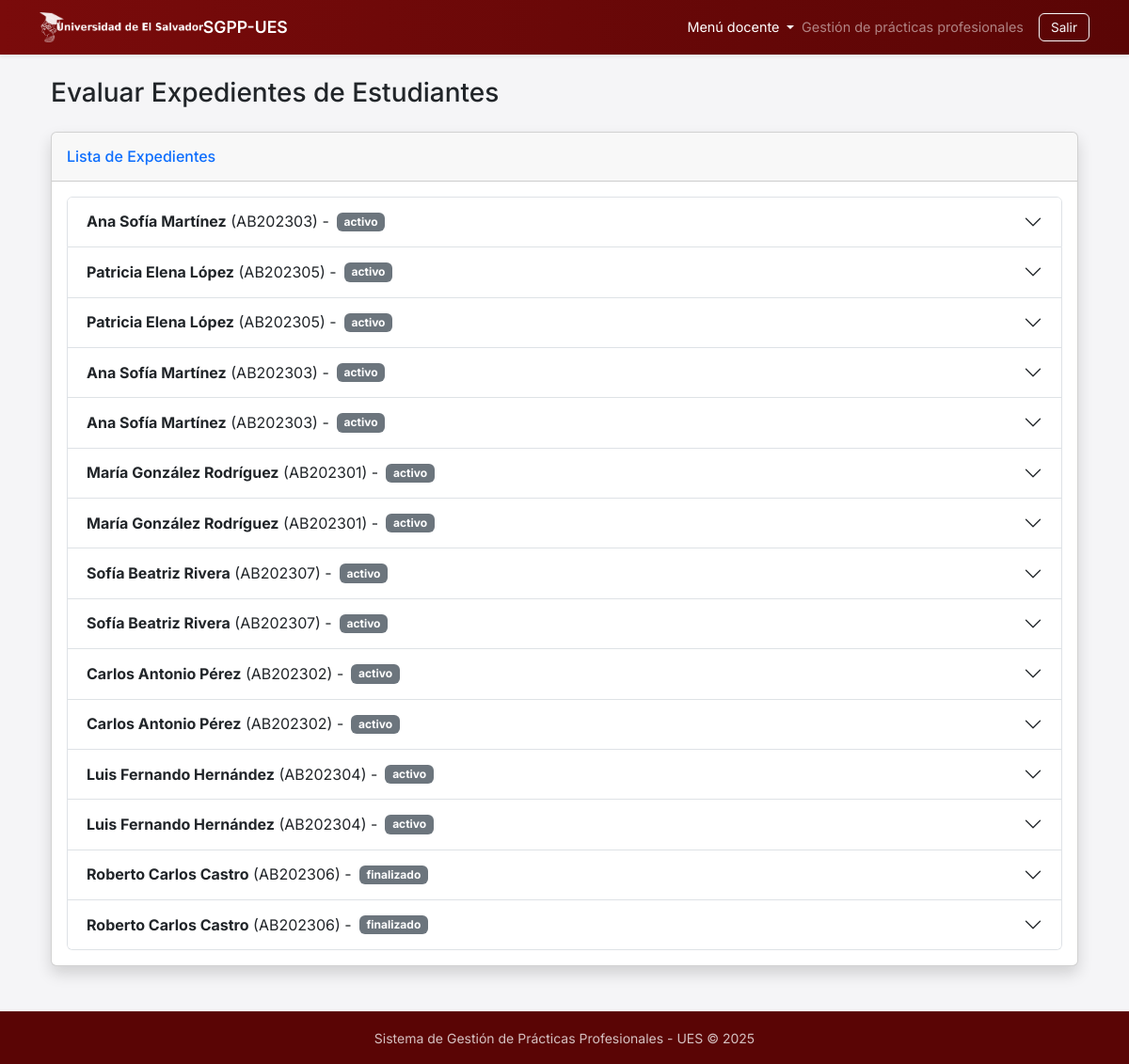
Page /public/index.php?page=evaluar (signed in) on the committed database.
### tables this page shows
CREATE TABLE `expediente` (
  `id` int(11) NOT NULL,
  `estudiante_id` int(11) NOT NULL,
  `empresa_id` int(11) DEFAULT NULL,
  `empresa_nombre` varchar(150) DEFAULT NULL,
  `empresa_direccion` varchar(255) DEFAULT NULL,
  `supervisor_externo` varchar(150) DEFAULT NULL,
  `telefono_supervisor` varchar(25) DEFAULT NULL,
  `correo_supervisor` varchar(120) DEFAULT NULL,
  `fecha_inicio` date DEFAULT NULL,
  `fecha_fin` date DEFAULT NULL,
  `estado` enum('planeado','activo','en_pausa','finalizado','cancelado') NOT NULL DEFAULT 'planeado',
  `horas_planificadas` int(11) DEFAULT NULL,
  `horas_cumplidas` int(11) DEFAULT NULL,
  `observaciones` text DEFAULT NULL,
  `creado_en` datetime NOT NULL DEFAULT current_timestamp(),
  `actualizado_en` datetime NOT NULL DEFAULT current_timestamp() ON UPDATE current_timestamp()
);

CREATE TABLE `estudiante` (
  `id` int(11) NOT NULL,
  `carnet` varchar(10) NOT NULL,
  `nombre_completo` varchar(100) NOT NULL,
  `carrera` varchar(100) NOT NULL,
  `usuario_id` int(11) NOT NULL
);

### src/controllers/EvaluacionController.php (called while the page is built, shortened)
<?php
require_once __DIR__ . '/../../config/db.php';
require_once __DIR__ . '/../models/ExpedienteModel.php';
$expedienteModel = new ExpedienteModel($pdo);
$expedientes = $expedienteModel->listar();
include __DIR__ . '/../../templates/docente/evaluar_expediente.php';

### src/models/ExpedienteModel.php (called while the page is built, shortened)
<?php
class ExpedienteModel
{
    private $pdo;
    public function __construct($pdo)
    {
        $this->pdo = $pdo;
    }
    public function listar(array $filtros = []): array
    {
        $sql = "SELECT e.*, emp.nombre AS empresa_catalogo, emp.giro, emp.contacto_principal,
                       est.nombre_completo AS estudiante_nombre, est.carnet AS estudiante_carnet, est.carrera AS estudiante_carrera
                FROM expediente e
                JOIN estudiante est ON est.id = e.estudiante_id
                LEFT JOIN empresa emp ON emp.id = e.empresa_id
                WHERE 1 = 1";
        $params = [];
        $sql .= " ORDER BY e.fecha_inicio DESC, e.id DESC";
        $stmt = $this->pdo->prepare($sql);
        $stmt->execute($params);
        return $stmt->fetchAll();
    }
}

### templates/docente/evaluar_expediente.php (the view, shortened to what this page needs)
<?php
$page_title = 'Evaluar Expedientes de Estudiantes';
include __DIR__ . '/../../src/includes/header.php';
?>
<div class="container-fluid">
    <h1 class="h3 mb-4 text-gray-800"><?= htmlspecialchars($page_title) ?></h1>
    <div class="card shadow mb-4">
        <div class="card-header py-3">
            <h6 class="m-0 font-weight-bold text-primary">Lista de Expedientes</h6>
        </div>
        <div class="card-body">
            <?php if (empty($expedientes)): ?>
                <div class="alert alert-info">No hay expedientes para mostrar.</div>
            <?php else: ?>
                <div class="accordion" id="accordionExpedientes">
                    <?php foreach ($expedientes as $index => $expediente): ?>
                        <div class="accordion-item">
                            <h2 class="accordion-header" id="heading-<?= $expediente['id'] ?>">
                                <button class="accordion-button collapsed" type="button" data-bs-toggle="collapse" data-bs-target="#collapse-<?= $expediente['id'] ?>" aria-expanded="false" aria-controls="collapse-<?= $expediente['id'] ?>">
                                    <strong><?= htmlspecialchars($expediente['estudiante_nombre']) ?></strong>&nbsp;(<?= htmlspecialchars($expediente['estudiante_carnet']) ?>) -
                                    <span class="ms-2 badge bg-secondary"><?= htmlspecialchars($expediente['estado']) ?></span>
                                </button>
                            </h2>
                        </div>
                    <?php endforeach; ?>
                </div>
            <?php endif; ?>
        </div>
    </div>
</div>
<?php include __DIR__ . '/../../src/includes/footer.php'; ?>

### public/css/style.css (style rules this page uses)
:root { --ues-red: #7a0b0b; --ues-red-light: #9a2b2b; --ues-red-dark: #5a0505; --ues-neutral: #f5f5f7; --ues-border: #e4e6eb; --ues-text-muted: #6c757d; --ues-card-shadow: 0 0.25rem 0.75rem rgba(0, 0, 0, 0.06); }
body { background-color: var(--ues-neutral); font-family: "Inter", "Segoe UI", system-ui, -apple-system, sans-serif; color: #212529; }

### rows in the picture
expediente: estudiante.nombre_completo "Ana Sofía Martínez", estudiante.carnet "AB202303", estado "activo"
expediente: estudiante.nombre_completo "Patricia Elena López", estudiante.carnet "AB202305", estado "activo"
expediente: estudiante.nombre_completo "Patricia Elena López", estudiante.carnet "AB202305", estado "activo"
expediente: estudiante.nombre_completo "Ana Sofía Martínez", estudiante.carnet "AB202303", estado "activo"
expediente: estudiante.nombre_completo "Ana Sofía Martínez", estudiante.carnet "AB202303", estado "activo"
expediente: estudiante.nombre_completo "María González Rodríguez", estudiante.carnet "AB202301", estado "activo"
expediente: estudiante.nombre_completo "María González Rodríguez", estudiante.carnet "AB202301", estado "activo"
expediente: estudiante.nombre_completo "Sofía Beatriz Rivera", estudiante.carnet "AB202307", estado "activo"
expediente: estudiante.nombre_completo "Sofía Beatriz Rivera", estudiante.carnet "AB202307", estado "activo"
expediente: estudiante.nombre_completo "Carlos Antonio Pérez", estudiante.carnet "AB202302", estado "activo"
expediente: estudiante.nombre_completo "Carlos Antonio Pérez", estudiante.carnet "AB202302", estado "activo"
expediente: estudiante.nombre_completo "Luis Fernando Hernández", estudiante.carnet "AB202304", estado "activo"
expediente: estudiante.nombre_completo "Luis Fernando Hernández", estudiante.carnet "AB202304", estado "activo"
expediente: estudiante.nombre_completo "Roberto Carlos Castro", estudiante.carnet "AB202306", estado "finalizado"
expediente: estudiante.nombre_completo "Roberto Carlos Castro", estudiante.carnet "AB202306", estado "finalizado"

### other values in the picture
$page_title "Evaluar Expedientes de Estudiantes"
